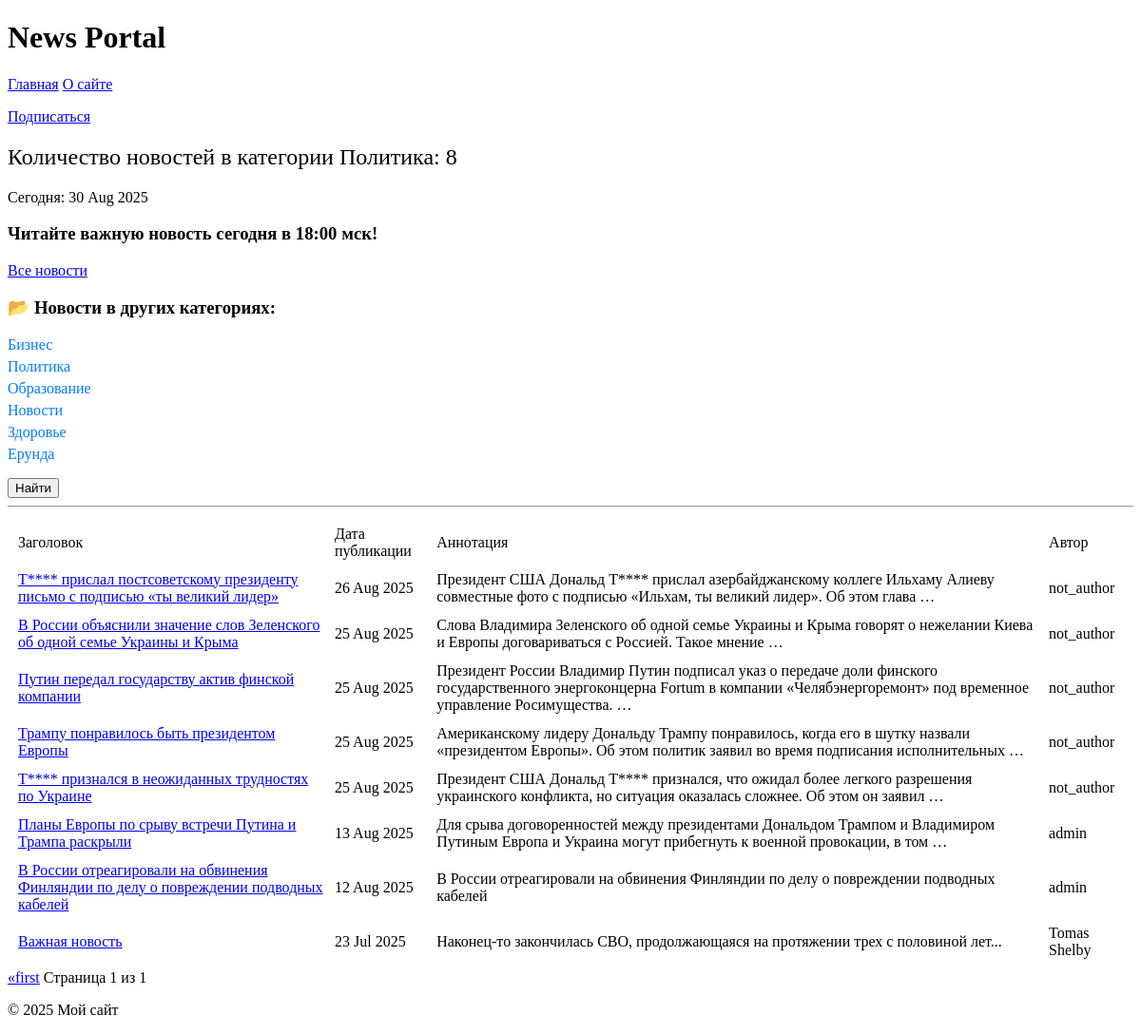
Page /news/categories/2/ on the earlier database version.
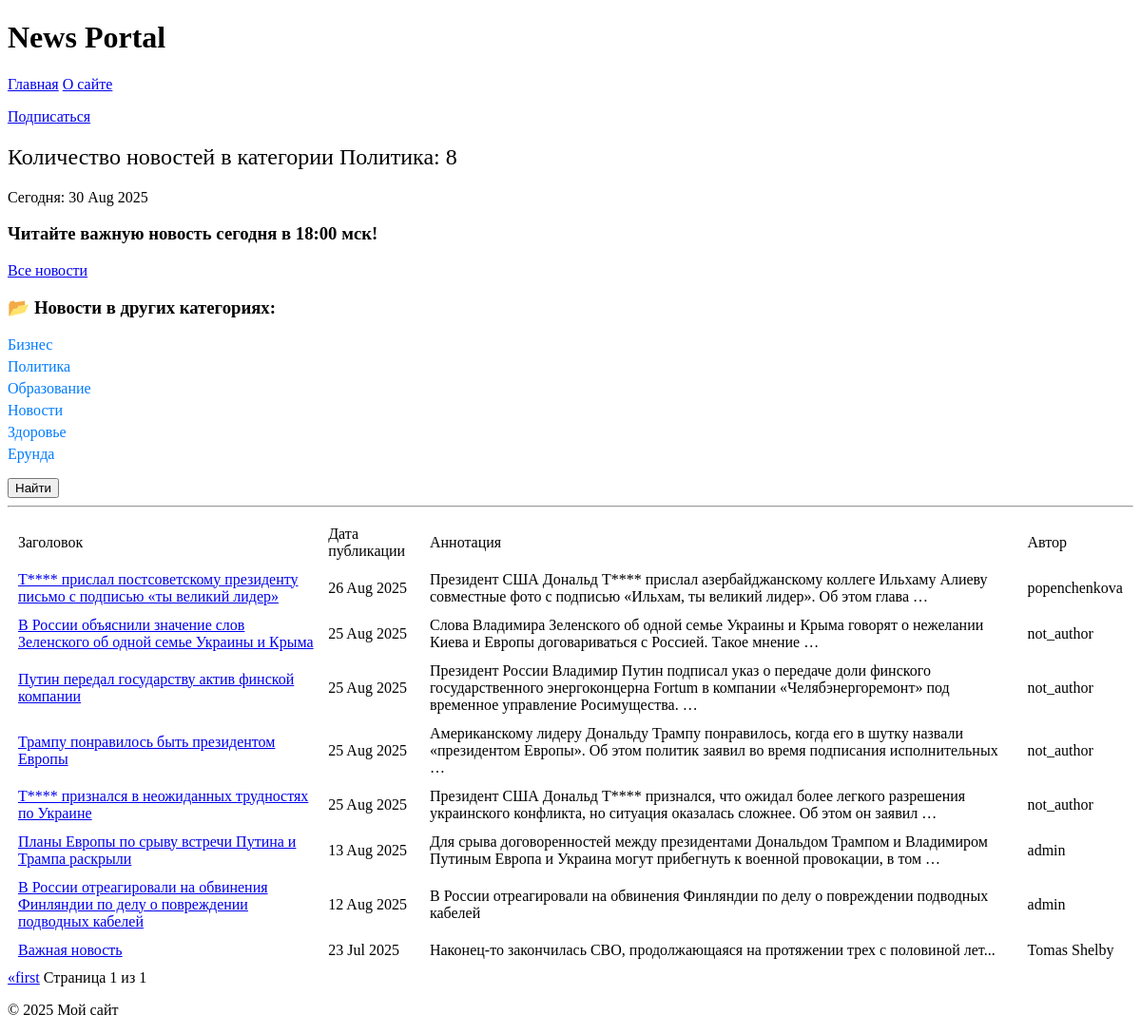
Same page on the later database version.
### News_Portal/models.py (models this page shows, shortened)
class Post(models.Model):
    author = models.ForeignKey(Author, on_delete=models.CASCADE)
    ARTICLE = 'article'
    NEWS = 'news'
    POST_CHOICES = [(ARTICLE, 'статья'), (NEWS, 'новость')]
    post_type = models.CharField(max_length=10, choices=POST_CHOICES, default=NEWS)
    categories = models.ManyToManyField(Category, through = 'PostCategory')
    post_origin = models.DateTimeField(auto_now_add=True)
    post_head = models.CharField(max_length=255, default=0)
    post_text = models.TextField(max_length=100000, default=0)
    post_rate = models.DecimalField(max_digits=2, decimal_places=1, default=0)

class Author(models.Model):
    user = models.OneToOneField(User, on_delete=models.CASCADE)
    author_rate = models.DecimalField(max_digits=4, decimal_places=1, default=Decimal('0.0'))

### News_Portal/views.py (the view)
# urls.py: path('news/categories/<int:pk>/', NewsCategory.as_view(), name='category_list'),
class NewsCategory(NewsList):
    model = Post
    template_name = 'news/category_list.html'
    context_object_name = 'category'
    def get_queryset(self):
        self.category = get_object_or_404(Category, id=self.kwargs['pk'])
        queryset = Post.objects.filter(categories=self.category, post_type=Post.NEWS).order_by('-post_origin')
        return queryset
    def get_context_data(self, **kwargs):  # кнопка подписаться
        context = super().get_context_data(**kwargs)
        context['is_not_subscriber'] = self.request.user not in self.category.subscribers.all()
        context['category'] = self.category
        return context

### News_Portal/templatetags/censor.py (called while the page is built)
@register.filter()
def censor(value):
    if not isinstance(value, str):
        raise TypeError(f'Ошибка! Переменная должна быть "str"')
    def replace(match):
        word = match.group()
        return (word[0] + '*' * (len(word) - 1))
    return pattern.sub(replace, value)

### News_Portal/templatetags/custom_tags.py (called while the page is built)
@register.filter
def has_perm(user, perm):
    return user.has_perm(perm)

### News_Portal/views.py (called while the page is built)
    def get_context_data(self, **kwargs):
        context = super().get_context_data(**kwargs)
        context['time_now'] = datetime.now(timezone.utc)
        context['categories'] = Category.objects.all()
        context['next_news'] = None
        category_id = self.request.GET.get('category_id')
        return context

### templates/news/category_list.html (shortened to what this page needs)
{% extends 'flatpages/default.html' %}
{% load custom_tags %}
{% load censor %}
{% block content %}
    {% if is_not_subscriber %}
        <p class="text-center"><a href="{% url 'subscribe' category.id %}" class="btn btn-secondary btn sm">Подписаться</a></p>
    {% else%}
        <p class="text-center"><a href="{% url 'unsubscribe' category.id %}" class="btn btn-secondary btn sm">Отписаться</a></p>
    {% endif %}
    <h2 style="font-weight: normal;"> Количество новостей в категории {{ category.name }}: {{ page_obj.paginator.count }} </h2>
    <p>Сегодня: {{ time_now|date:'d M Y' }}</p>
    <h3>{{ next_news|default_if_none:"Читайте важную новость сегодня в 18:00 мск!" }}</h3>
    <p1><a href="{% url 'news_list' %}">Все новости</a></p1>
    <div class="categories">
        <h3>📂 Новости в других категориях:</h3>
        {% for category in categories %}
            <li style="margin-bottom: 5px; display: flex; align-items: center; gap: 10px;">
                <a href="{% url 'category_list' category.id %}"
                   style="text-decoration: none; color: #007bff; font-weight: 500;">
                    {{ category.name }}
                </a>
            </li>
        {% empty %}
            <li> Нет категорий</li>
        {% endfor %}
</div>
    <p><form action="{% url 'news_search' %}" method="get"></p>
        <button type="submit" class="btn btn-secondary btn-sm">Найти</button>
    <hr>
    {% if page_obj %}
        <table cellspacing="10">
            <tr>
                <td>Заголовок</td>
                <td>Дата публикации</td>
                <td>Аннотация</td>
                <td>Автор</td>
            </tr>
            {% for post in page_obj %}
                <tr>
                    <td><a href="{% url 'news_detail' post.id %}">{{ post.post_head|censor }}</a></td>
                    <td>{{ post.post_origin|date:'d M Y' }}</td>
                    <td>{{ post.post_text|truncatewords:20|censor }}</td>
                    <td>{{ post.author.user.username }}</td>
                </tr>
            {% endfor %}
        </table>
    {% else %}
        <h2>Новостей нет!</h2>
    {% endif %}
    <a href="?page=1">&laquo;first</a>
    Страница {{ page_obj.number }} из {{ page_obj.paginator.num_pages }}
{% endblock content %}

Differences in the rows shown:
changed Post "Т**** прислал постсоветскому президенту письмо с подписью «ты великий лидер»": author.user.username "not_author" → "popenchenkova"
